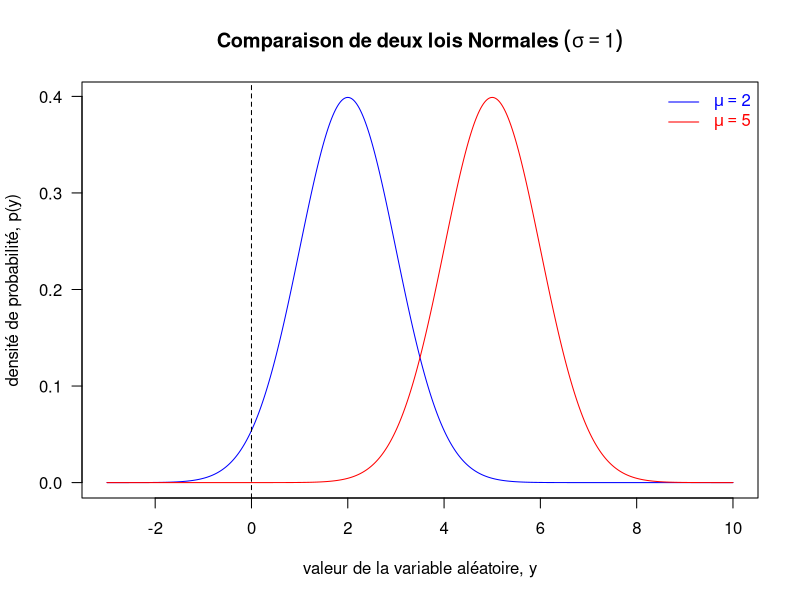
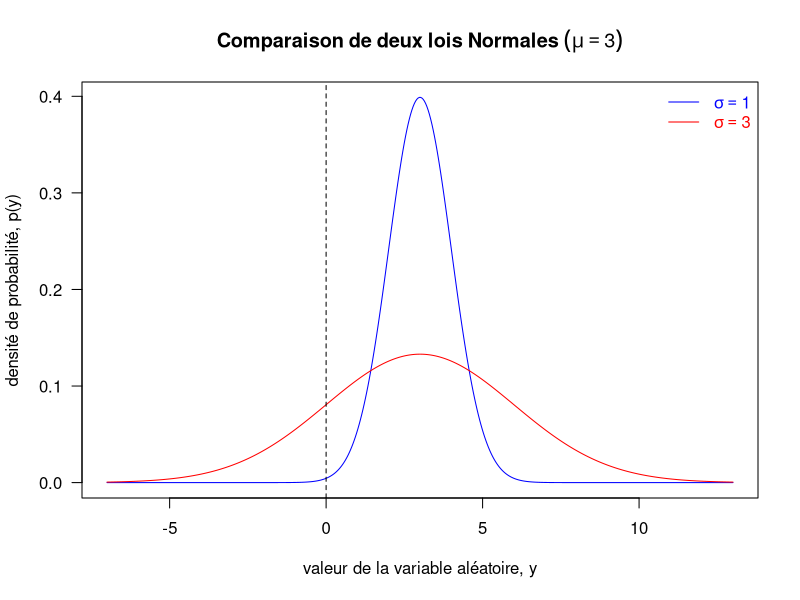
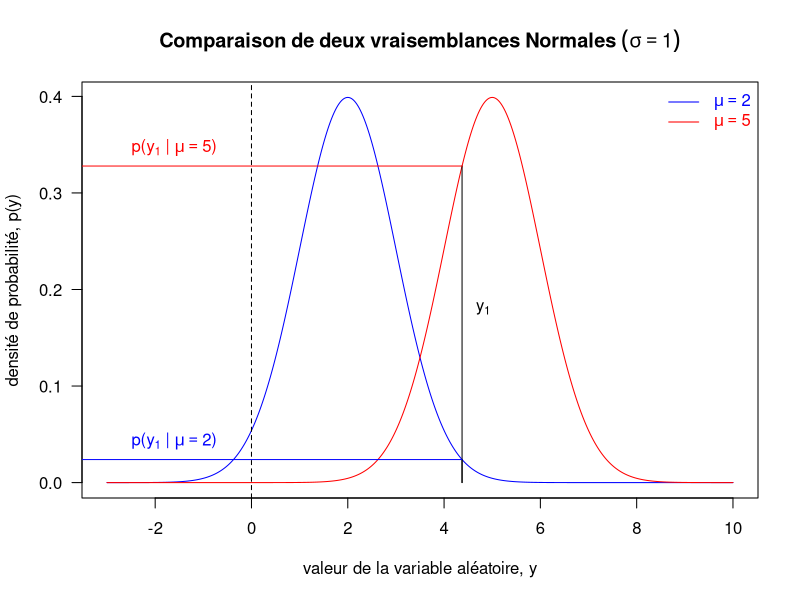
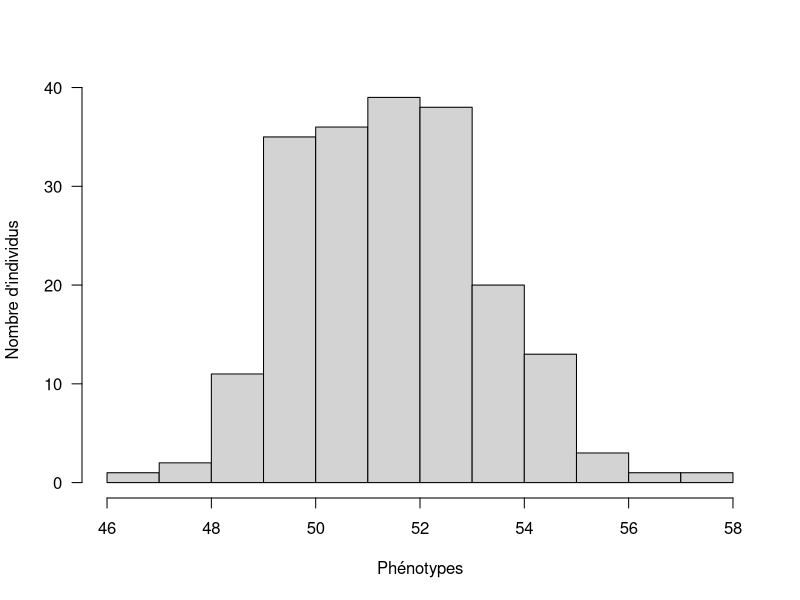
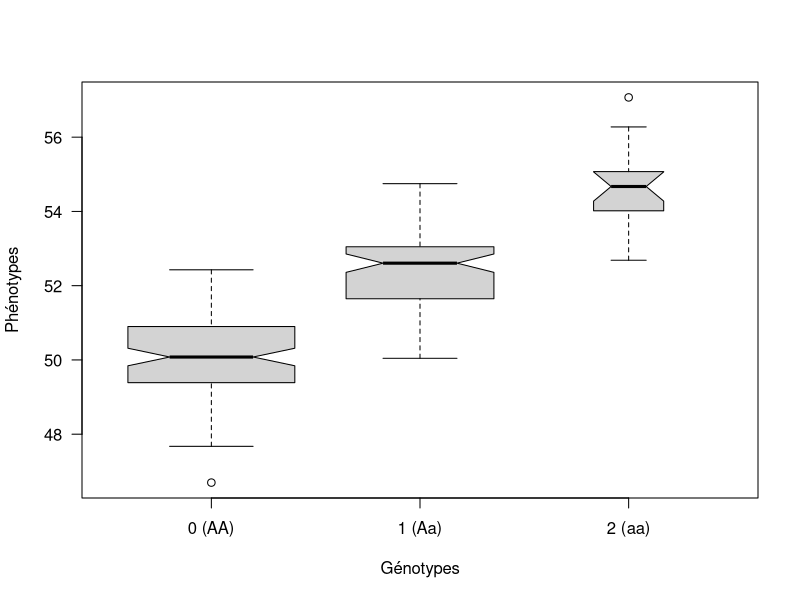
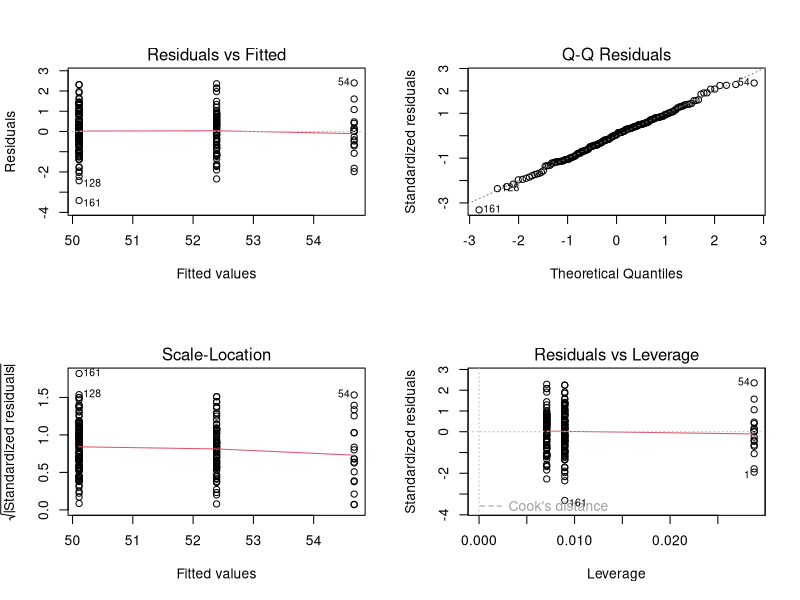
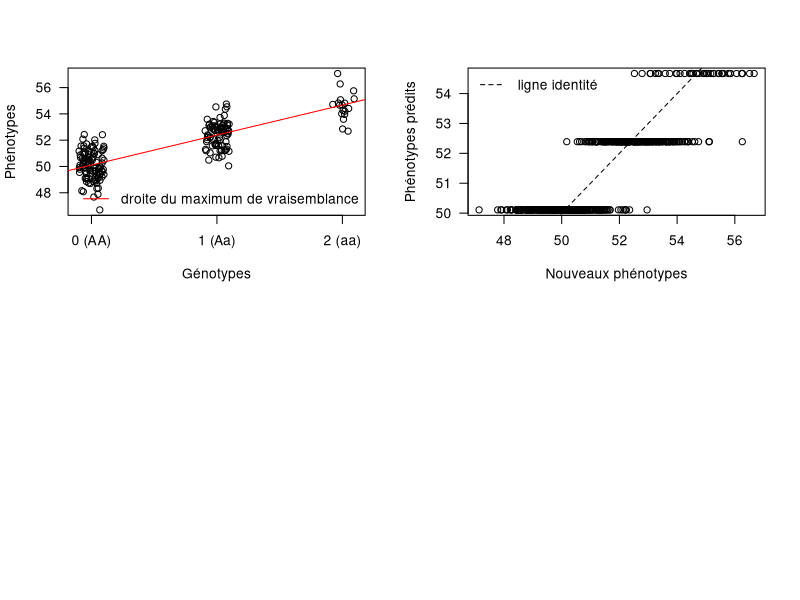

Write the R code that produced these figures, in order.
## ---- chunk 1
R.v.maj <- as.numeric(R.version$major)
R.v.min.1 <- as.numeric(strsplit(R.version$minor, "\\.")[[1]][1])
if(R.v.maj < 2 || (R.v.maj == 2 && R.v.min.1 < 15))
  stop("requires R >= 2.15", call.=FALSE)

suppressPackageStartupMessages(library(knitr))
opts_chunk$set(echo=TRUE, warning=TRUE, message=TRUE, cache=FALSE)

options(digits=3)
## ---- chunk 2
suppressPackageStartupMessages(library(MASS))
## ---- chunk 3
set.seed(1)
y <- rnorm(n=3, mean=5, sd=1)
## ---- chunk 4
x <- seq(from=-3, to=10, length.out=500)
plot(x=x, y=dnorm(x=x, mean=2, sd=1), type="l", col="blue", las=1,
     main=expression(bold(Comparaison~de~deux~lois~Normales~(sigma==1))),
     xlab="valeur de la variable aléatoire, y",
     ylab="densité de probabilité, p(y)")
points(x=x, y=dnorm(x=x, mean=5, sd=1), type="l", col="red")
abline(v=0, lty=2)
legend("topright", legend=c(expression(mu==2), expression(mu==5)),
       col=c("blue", "red"), text.col=c("blue", "red"), lty=1, bty="n")
## ---- chunk 5
x <- seq(from=-7, to=13, length.out=500)
plot(x=x, y=dnorm(x=x, mean=3, sd=1), type="l", col="blue", las=1,
     main=expression(bold(Comparaison~de~deux~lois~Normales~(mu==3))),
     xlab="valeur de la variable aléatoire, y",
     ylab="densité de probabilité, p(y)")
points(x=x, y=dnorm(x=x, mean=3, sd=3), type="l", col="red")
abline(v=0, lty=2)
legend("topright", legend=c(expression(sigma==1), expression(sigma==3)),
       col=c("blue", "red"), text.col=c("blue", "red"), lty=1, bty="n")
## ---- chunk 6
x <- seq(from=-3, to=10, length.out=500)
plot(x=x, y=dnorm(x=x, mean=2, sd=1), type="l", col="blue", las=1,
     main=expression(bold(Comparaison~de~deux~vraisemblances~Normales~(sigma==1))),
     xlab="valeur de la variable aléatoire, y",
     ylab="densité de probabilité, p(y)")
points(x=x, y=dnorm(x=x, mean=5, sd=1), type="l", col="red")
abline(v=0, lty=2)
legend("topright", legend=c(expression(mu==2), expression(mu==5)),
       col=c("blue", "red"), text.col=c("blue", "red"), lty=1, bty="n")
segments(x0=y[1], y0=0, x1=y[1], y1=dnorm(x=y[1], mean=2, sd=1))
segments(x0=y[1], y0=0, x1=y[1], y1=dnorm(x=y[1], mean=5, sd=1))
segments(x0=y[1], y0=dnorm(x=y[1], mean=2, sd=1),
         x1=-5, y1=dnorm(x=y[1], mean=2, sd=1), col="blue")
segments(x0=y[1], y0=dnorm(x=y[1], mean=5, sd=1),
         x1=-5, y1=dnorm(x=y[1], mean=5, sd=1), col="red")
text(x=1.1*y[1], y=0.18, labels=expression(y[1]))
text(x=-1.6, y=dnorm(x=y[1], mean=2, sd=1), col="blue", pos=3,
     labels=expression(paste("p(",y[1]," | ",mu==2,")")))
text(x=-1.6, y=dnorm(x=y[1], mean=5, sd=1), col="red", pos=3,
     labels=expression(paste("p(",y[1]," | ",mu==5,")")))
## ---- chunk 7
compute.log.likelihood <- function(parameters, data){
  mu <- parameters[1]
  sigma <- parameters[2]
  y <- data
  n <- length(y)
  log.lik <- - n * log(sigma) - (n/2) * log(2 * pi) - sum(((y - mu)^2) / (2 * sigma^2))
  return(log.lik)
}

compute.log.likelihood(c(5,1), y)
compute.log.likelihood(c(2,1), y)
## ---- chunk 8
sum(dnorm(x=y, mean=5, sd=1, log=TRUE))
sum(dnorm(x=y, mean=2, sd=1, log=TRUE))
## ---- chunk 9
set.seed(1866) # année de parution de l'article de Mendel fondant la génétique
## ---- chunk 10
n <- 200
## ---- chunk 11
mu <- 50
## ---- chunk 12
##' Genotype frequencies
##'
##' Calculate the genotype frequencies at a locus assuming the Hardy-Weinberg equilibrium
##' (https://en.wikipedia.org/wiki/Hardy%E2%80%93Weinberg_principle).
##' @param maf frequency of the minor allele, a
##' @return vector of genotype frequencies
##' @author Timothee Flutre
calcGenoFreq <- function(maf){
  stopifnot(is.numeric(maf), length(maf) == 1, maf >= 0, maf <= 0.5)
  geno.freq <- c((1 - maf)^2,
                2 * (1 - maf) * maf,
                maf^2)
  names(geno.freq) <- c("AA", "Aa", "aa")
  return(geno.freq)
}

f <- 0.3
genotypes <- sample(x=c(0,1,2), size=n, replace=TRUE, prob=calcGenoFreq(f))
## ---- chunk 13
table(genotypes)
sum(genotypes) / (2 * n) # estimate of the MAF
var(genotypes) # important for the estimate of beta
## ---- chunk 14
(beta <- rnorm(n=1, mean=2, sd=1))
## ---- chunk 15
sigma <- 1
errors <- rnorm(n=n, mean=0, sd=sigma)
## ---- chunk 16
phenotypes <- mu + beta * genotypes + errors
## ---- chunk 17
dat <- data.frame(x=genotypes, y=phenotypes)
summary(dat)
## ---- chunk 18
hist(phenotypes, breaks="FD", las=1, main="",
     xlab="Phénotypes", ylab="Nombre d'individus")
## ---- chunk 19
boxplot(phenotypes ~ genotypes, varwidth=TRUE, notch=TRUE,
        xlab="Génotypes", ylab="Phénotypes", las=1, xaxt="n")
axis(side=1, at=1:3, labels=c("0 (AA)", "1 (Aa)", "2 (aa)"))
## ---- chunk 20
fit <- lm(y ~ x, data=dat)
## ---- chunk 21
par(mfrow=c(2,2))
plot(fit)
## ---- chunk 22
summary(fit)
## ---- chunk 23
plot(phenotypes ~ jitter(genotypes, factor=0.5), las=1,
     xlab="Génotypes", ylab="Phénotypes", xaxt="n")
axis(side=1, at=0:2, labels=c("0 (AA)", "1 (Aa)", "2 (aa)"))
abline(a=coefficients(fit)[1], b=coefficients(fit)[2], col="red")
legend("bottomright", legend="droite du maximum de vraisemblance",
       col="red", lty=1, bty="n")
## ---- chunk 24
negLogLik <- function(mu, beta, sigma){
  - sum(dnorm(x=dat$y, mean=mu + beta * dat$x, sd=sigma, log=TRUE))
}
## ---- chunk 25
library(stats4)
fit2 <- mle(negLogLik, start=list(mu=mean(dat$y), beta=0, sigma=1),
            method="L-BFGS-B", nobs=nrow(dat),
            lower=c(-Inf,-Inf,10^(-6)), upper=c(+Inf,+Inf,+Inf))
summary(fit2)
## ---- chunk 26
summary(fit)$r.squared
## ---- chunk 27
(coefficients(fit)[2]^2 * var(dat$x)) /
  (coefficients(fit)[2]^2 * var(dat$x) + summary(fit)$sigma^2)
## ---- chunk 28
beta
## ---- chunk 29
(beta.hat <- coefficients(fit)[2])
## ---- chunk 30
(rmse.beta <- sqrt((beta.hat - beta)^2))
## ---- chunk 31
y <- phenotypes
y.hat <- (coefficients(fit)[1] + coefficients(fit)[2] * genotypes)
errors <- y - y.hat
(rmse.y <- sqrt(mean(errors^2)))
## ---- chunk 32
errors <- phenotypes - predict(fit)
(rmse.y <- sqrt(mean(errors^2)))
## ---- chunk 33
set.seed(1944) # année de découverte de l'ADN comme support des gènes
n.tilde <- 500
x.new <- sample(x=c(0,1,2), size=n.tilde, replace=TRUE, prob=calcGenoFreq(f))
y.new <- mu + beta * x.new + rnorm(n=n.tilde, mean=0, sd=sigma)
## ---- chunk 34
y.tilde <- (coefficients(fit)[1] + coefficients(fit)[2] * x.new)
## ---- chunk 35
errors <- y.new - y.tilde
(rmspe <- sqrt(mean(errors^2)))
## ---- chunk 36
plot(x=y.new, y=y.tilde, las=1, xlab="Nouveaux phénotypes",
     ylab="Phénotypes prédits")
abline(a=0, b=1, lty=2)
legend("topleft", legend="ligne identité", lty=2, bty="n")
## ---- chunk 37
print(sessionInfo(), locale=FALSE)
